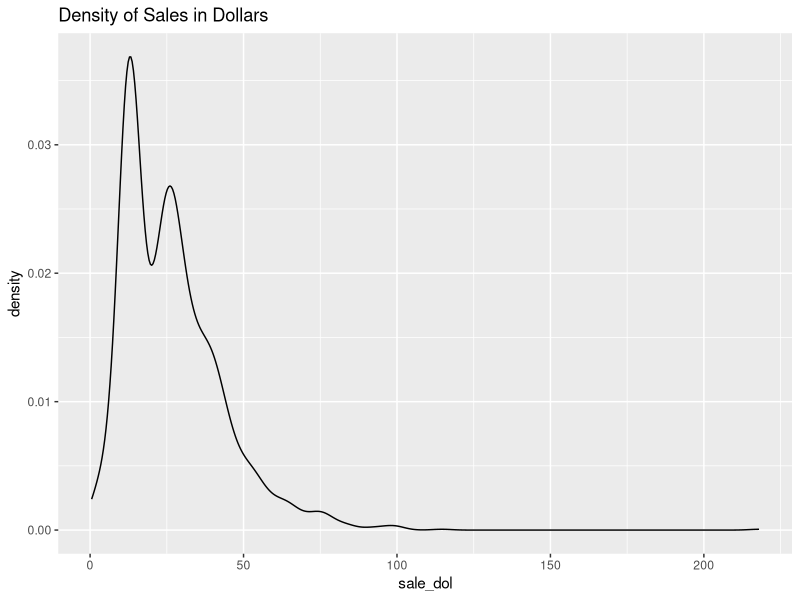
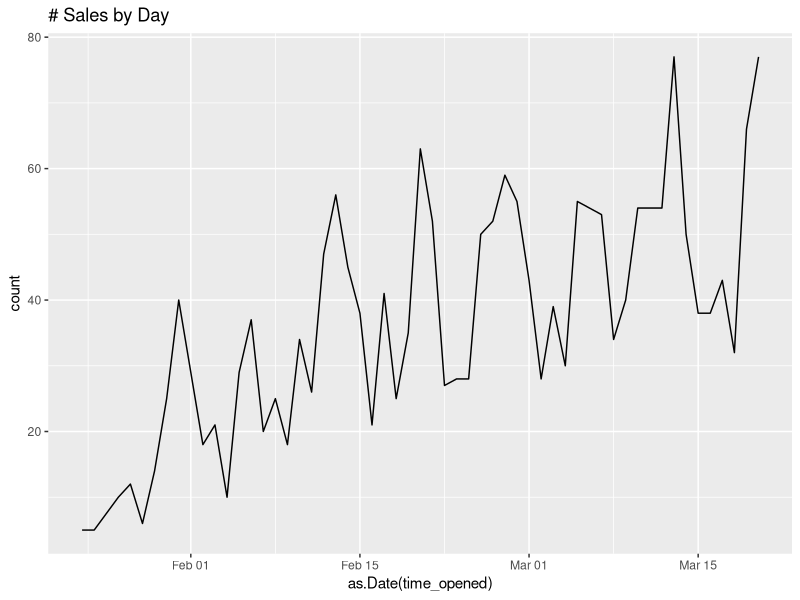
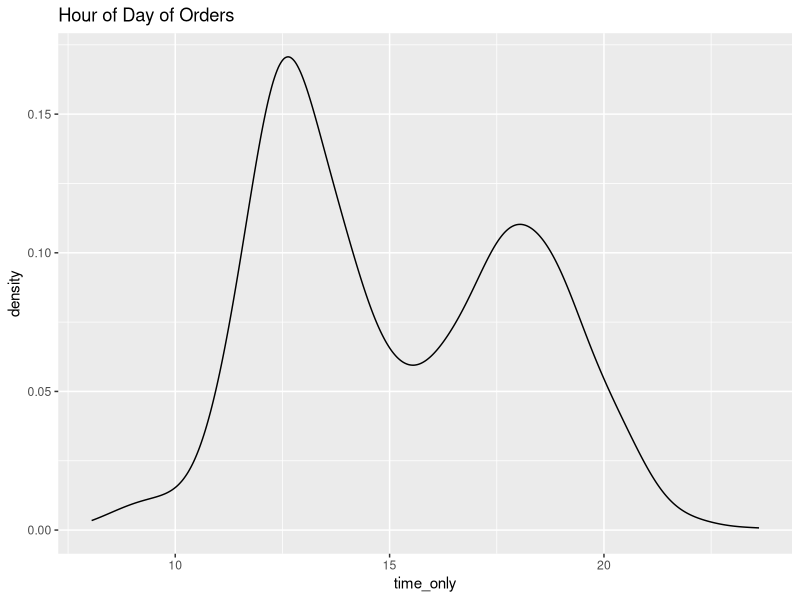
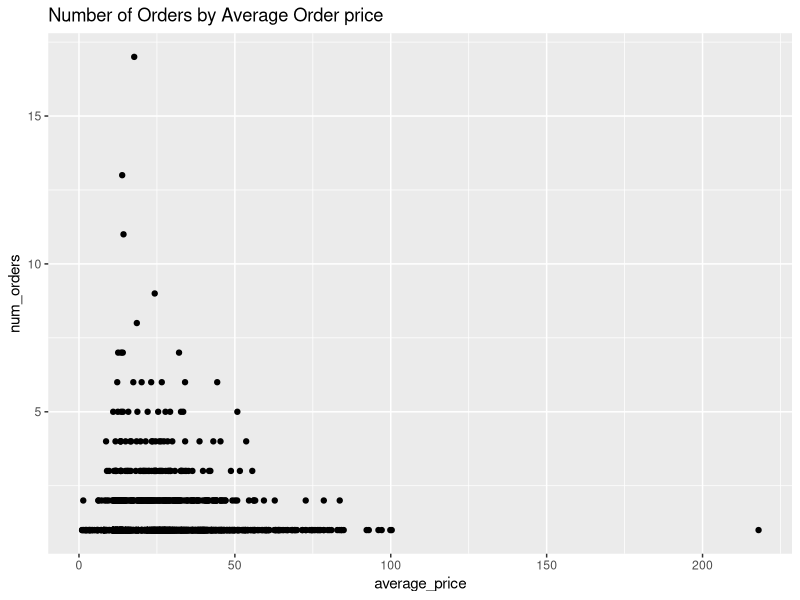
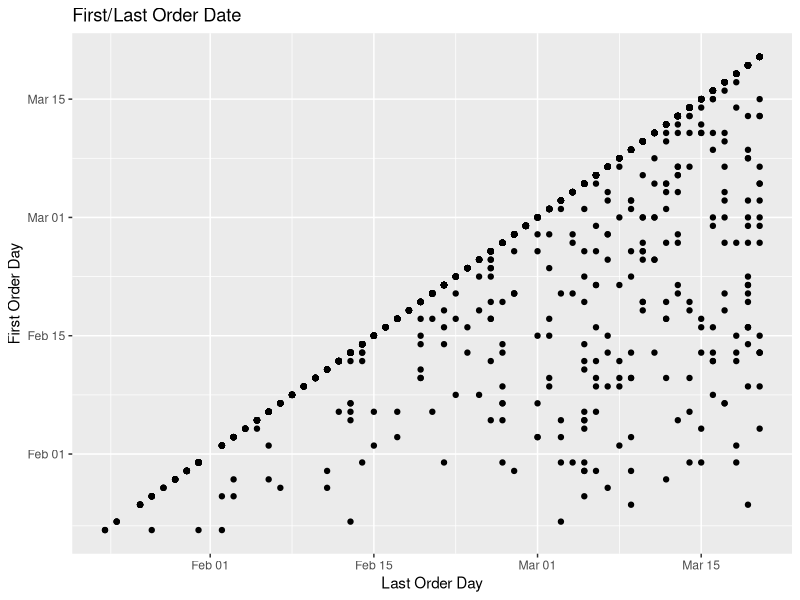
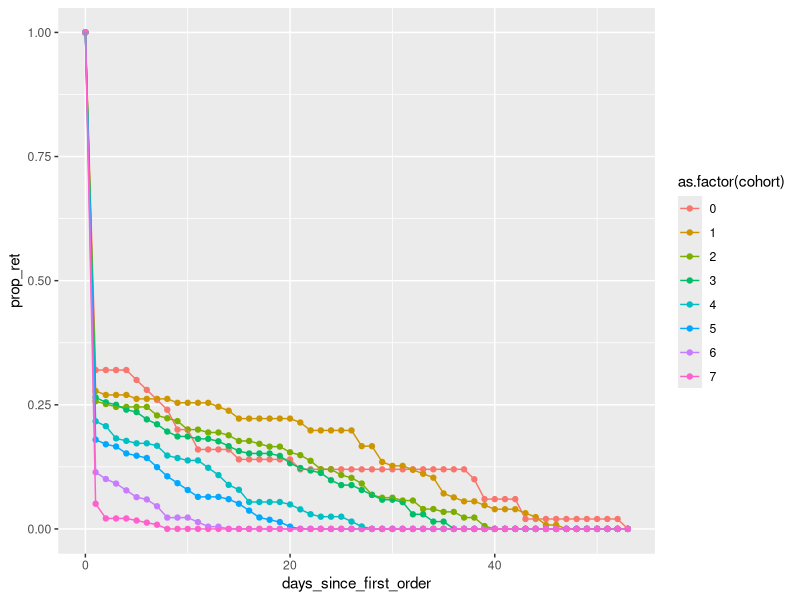
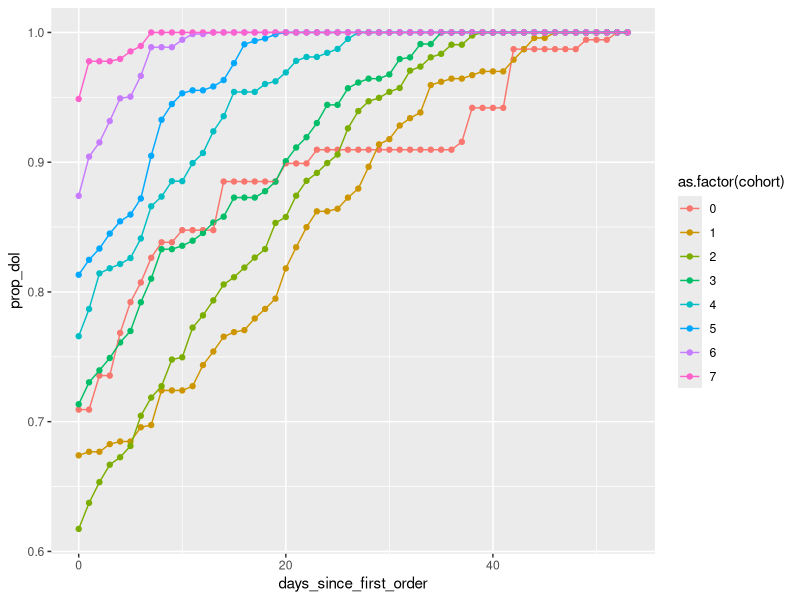

Generate these figures, in order, with R:
## ---- chunk 1
library(readr)
library(ggplot2)
library(hms)
library(dplyr)

rm(list=ls())
## ---- chunk 2
df<- read_csv("sample_orders.csv")

## ---- chunk 3
#Cleanup
str(df)
head(df)

#summary(df$time_opened)
df_2<-df[!is.na(df$time_opened),]
summary(df_2$time_opened)
summary(df_2$customer_id)
summary(df_2$subtotal)
df_3<-df_2[df_2$subtotal!=0,]

df_3$customer_id<-as.factor(df_3$customer_id)

#Remove partial day
df_4<-df_3[as.Date(df_3$time_opened)<'2021-03-21',]

df_f<-df_4
## ---- chunk 4
#Feature Construction
df_f$sale_dol<-df_f$subtotal/100
df_f$dow<-weekdays(as.Date(df_f$time_opened))
df_f$time_only<-as.numeric(as_hms(df_f$time_opened))/3600
## ---- chunk 5
#EDA
ggplot(data=df_f,aes(x=sale_dol))+
         geom_density()+
  ggtitle("Density of Sales in Dollars")

ggplot(data=df_f,aes(x=as.Date(time_opened)))+
         geom_line(stat='count')+
  ggtitle("# Sales by Day")

#table(as.Date(df_f$time_opened))

table(df_f$dow)

ggplot(data=df_f,aes(x=time_only))+
  geom_density()+
  ggtitle("Hour of Day of Orders")

## ---- chunk 6
#Feature Engineering by user

#Would probably be more efficient with vectorizing. Im just going to for loop it so I can make faster. Data is small enough

user_list<-unique(df_f$customer_id)

df_user<-data.frame(user_list)
colnames(df_user)<-"user"

df_user$num_orders<-NA
df_user$average_price<-NA
df_user$max_price<-NA
df_user$min_price<-NA
df_user$first_order<-NA
df_user$last_order<-NA
df_user$first_order_day<-NA
df_user$last_order_day<-NA
df_user$prop_order_weekend<-NA

for (i in 1:nrow(df_user)){
  spc_user<-df_user[i,"user"]
  spc_df<-df_f[df_f$customer_id==spc_user,]
  
  df_user$num_orders[i]<-nrow(spc_df)
  df_user$average_price[i]<-mean(spc_df$sale_dol)
  df_user$max_price[i]<-max(spc_df$sale_dol)
  df_user$min_price[i]<-min(spc_df$sale_dol)
  df_user$first_order[i]<-min(spc_df$time_opened)
  df_user$last_order[i]<-max(spc_df$time_opened)
  df_user$first_order_day[i]<-as.Date(min(spc_df$time_opened))
  df_user$last_order_day[i]<-as.Date(max(spc_df$time_opened))
  df_user$prop_order_weekend<-sum(spc_df$dow %in% c("Saturday","Sunday"))/length(spc_df$dow)
}

## ---- chunk 7
ggplot(data=df_user,aes(x=average_price,y=num_orders))+
  geom_point()+
  ggtitle("Number of Orders by Average Order price")

ggplot(data=df_user,aes(as.Date(x=last_order_day,origin='1970-01-01'),y=as.Date(first_order_day,origin='1970-01-01')))+
  geom_point()+
  ggtitle("First/Last Order Date")+
  xlab("Last Order Day")+
  ylab("First Order Day")


## ---- chunk 8
#Splitting into cohorts. I want to see behavior over time and forecast how new users will tracks. I have data for 57 days. Im going to split into 8 cohorts each represented by 1 week of customers whose first order occured in a specific week (7 day period). Anyone who placed an order in the last day will be discarded.

df_user$cohort<-(df_user$first_order_day-18650)%/%7
df_user<-df_user[df_user$cohort!=8,]
## ---- chunk 9
df_user$retention_days<-1+df_user$last_order_day-df_user$first_order_day
df_user$days_data<-max(df_user$last_order_day)-df_user$last_order_day+1



## ---- chunk 10
coh_ind_df<-unique(df_user[,c("user","cohort","first_order_day")])
merge_df<-merge(df_f,coh_ind_df,by.x="customer_id",by.y="user",all.x=TRUE)
merge_df_2<-merge_df[!is.na(merge_df$cohort),]
merge_df_2$order_day<-as.numeric(as.Date(merge_df_2$time_opened))
merge_df_2$days_since_first_order<-merge_df_2$order_day-merge_df_2$first_order_day
## ---- chunk 11
cohorts<-unique(df_user$cohort)
days<-0:max(df_user$retention_days)

coh_df<-expand.grid(cohorts,days)
colnames(coh_df)<-c("cohort","days_since_first_order")

coh_df$ret_count<-NA

coh_df$cum_dol<-NA

for (i in 1:nrow(coh_df)){
  spc_coh<-coh_df[i,"cohort"]
  spc_days_since<-coh_df[i,"days_since_first_order"]
  
  spc_df<-merge_df_2[merge_df_2$cohort==spc_coh & merge_df_2$days_since_first_order>=spc_days_since,]
  coh_df[i,"ret_count"]<-length(unique(spc_df$customer_id))
  
  spc_df_2<-merge_df_2[merge_df_2$cohort==spc_coh & merge_df_2$days_since_first_order<=spc_days_since,]
  coh_df[i,"cum_dol"]<-sum(spc_df_2$sale_dol)
  
}

coh_dol<-merge_df_2 %>%
  group_by(as.factor(cohort)) %>%
  summarise(tot_dol=sum(sale_dol))
colnames(coh_dol)[1]<-"cohort"

coh_tot_df<-table(df_user$cohort)

coh_df_2<-merge(coh_df,coh_tot_df,by.x="cohort",by.y="Var1")
colnames(coh_df_2)[5]<-"total_coh_count"
coh_df_2$prop_ret<-coh_df_2$ret_count/coh_df_2$total_coh_count


coh_df_3<-merge(coh_df_2,coh_dol,by.x="cohort",by.y='cohort')
coh_df_3$prop_dol<-coh_df_3$cum_dol/coh_df_3$tot_dol

## ---- chunk 12
ggplot(data=coh_df_3,aes(x=days_since_first_order,y=prop_ret,color=as.factor(cohort)))+
  geom_point()+
  geom_line()
## ---- chunk 13
ggplot(data=coh_df_3,aes(x=days_since_first_order,y=prop_dol,color=as.factor(cohort)))+
  geom_point()+
  geom_line()
